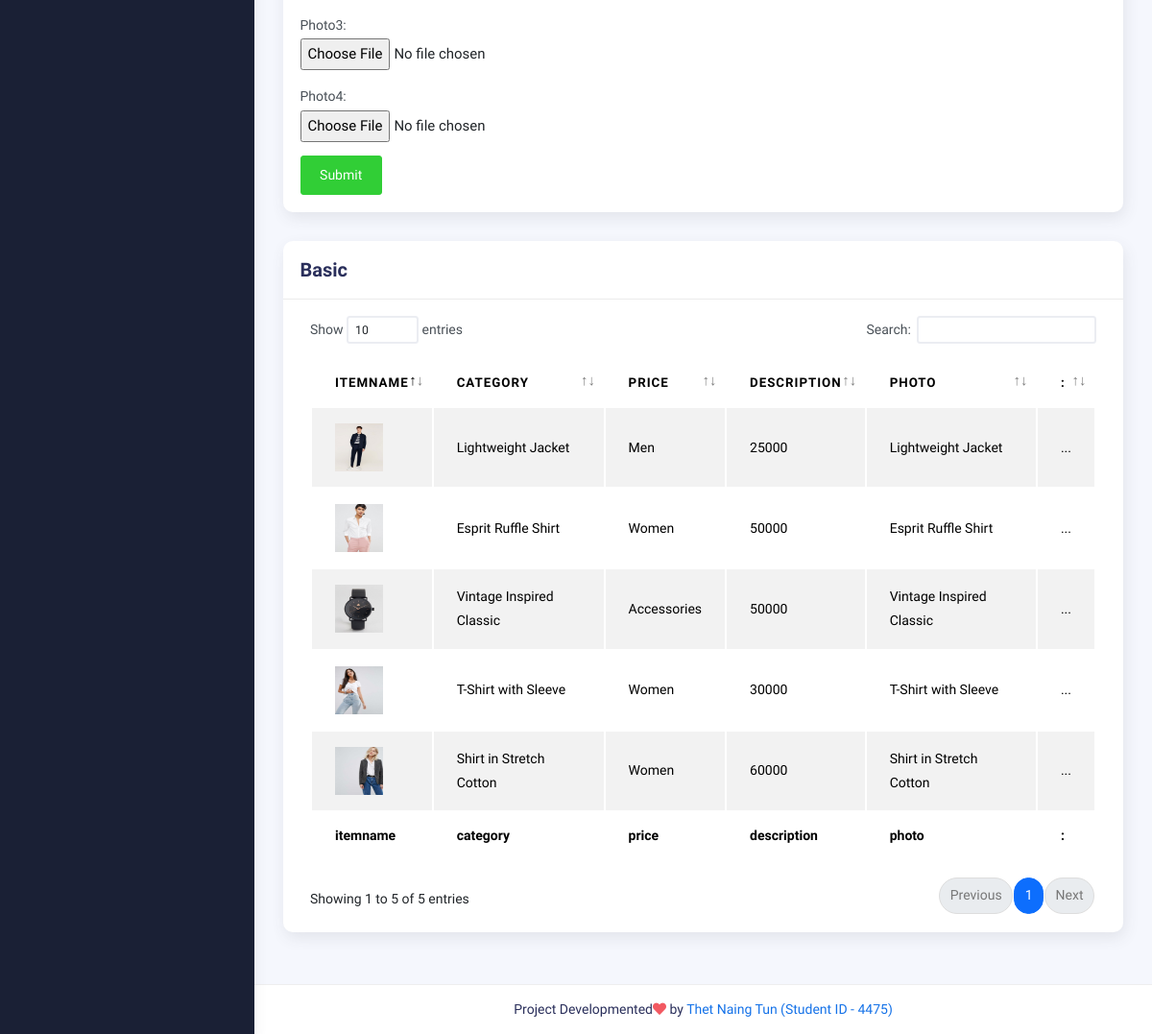
The app's page /itemview/ (lower part), older data.
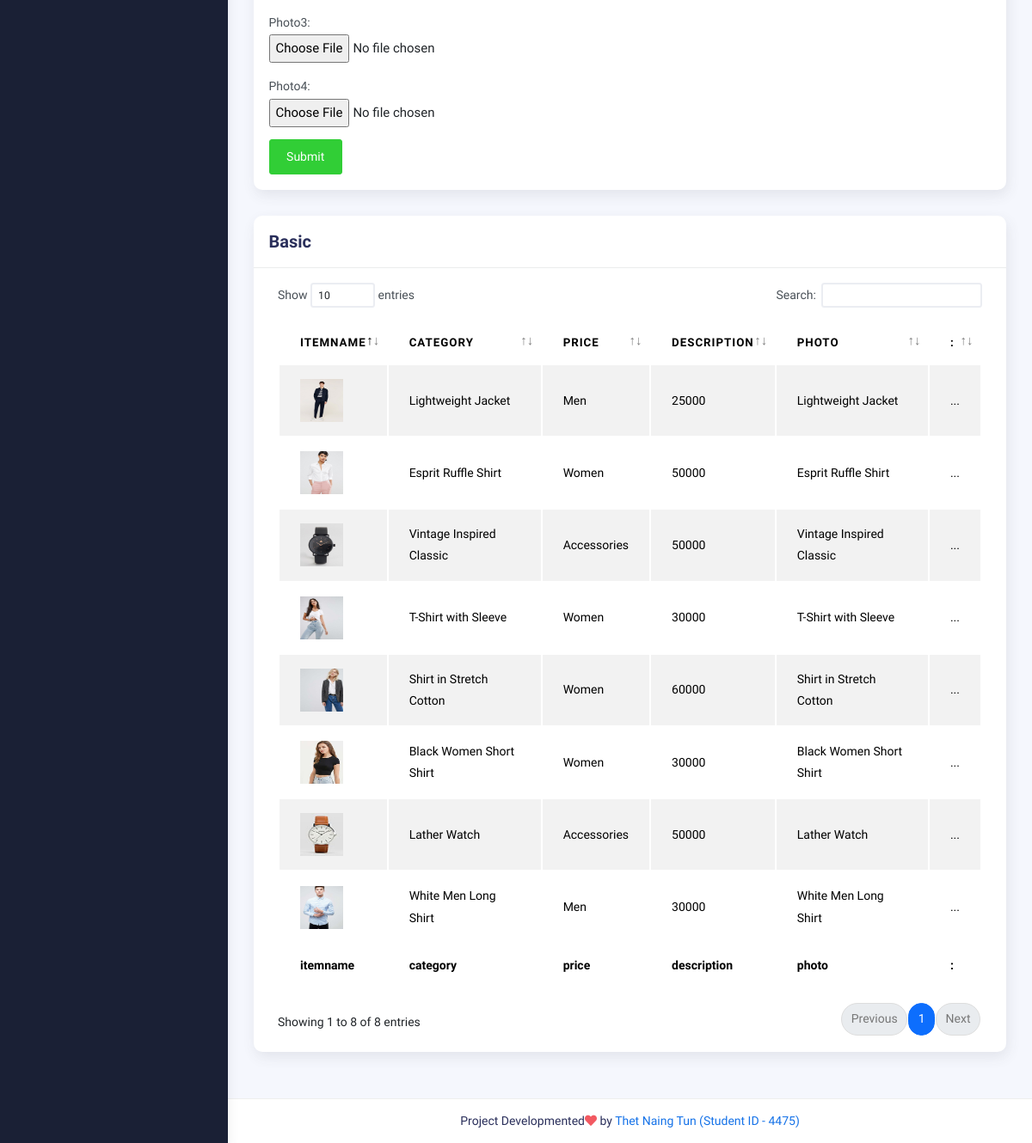
The same page, newer data.
### myapp/models.py (models this page shows)
class item(models.Model):
    itemname = models.CharField(max_length=255)
    category = models.ForeignKey(category, on_delete=models.CASCADE)
    price = models.PositiveIntegerField(default=0)
    description = models.CharField(max_length=255)
    photo1 = models.ImageField(upload_to='item/', blank=True, null=True)
    photo2 = models.ImageField(upload_to='item/', blank=True, null=True)
    photo3 = models.ImageField(upload_to='item/', blank=True, null=True)
    photo4 = models.ImageField(upload_to='item/', blank=True, null=True)
    created_at = models.DateTimeField(auto_now_add=True)
    updated_at = models.DateTimeField(auto_now=True)

class category(models.Model):
    categoryname = models.CharField(max_length=255)
    created_at = models.DateTimeField(auto_now_add=True)
    updated_at = models.DateTimeField(auto_now=True)
    def __str__(self):
        return self.categoryname

### myapp/views.py (the view, shortened to what this page needs)
# urls.py: path('itemview/', itemview.as_view(), name='itemview'),
class itemview(View):
    def get(self, request):
        itm = item.objects.all()
        form = itemcreateform()
        context = {'itm':itm, 'form':form}
        return render(request, 'shopadmin/itemcreate.html', context)

### myapp/forms.py
class itemcreateform(forms.ModelForm):
    class Meta:
        model = item
        fields = '__all__'
        widgets = {
            'itemname': forms.TextInput(attrs={'class': 'form-control', 'required':'true'}),
            'category': forms.Select(attrs={'class': 'form-control', 'required':'true'}),
            'description': forms.TextInput(attrs={'class': 'form-control', 'required':'true'}),
            'price': forms.NumberInput(attrs={'class': 'form-control', 'required':'true'}),
        }

### templates/shopadmin/itemcreate.html (shortened to what this page needs)
{% extends 'shopadmin/index.html' %}
{% block content %}
<div class="row">
    <div class="col-md-12">
      <div class="card">
        <div class="card-body">
          <div class="row">
            <div class="col-md-6 col-lg-4">
                <form method="post" enctype="multipart/form-data" action="{% url 'myapp:itemview' %}">
                    {{ form.as_p }}
                    <input type="submit" value="Submit" class="btn btn-success">
                </form>
            </div>
          </div>
        </div>
      </div>
    </div>
  </div>
  <div class="col-md-12">
    <div class="card">
      <div class="card-header">
        <h4 class="card-title">Basic</h4>
      </div>
      <div class="card-body">
        <div class="table-responsive">
          <table
            id="basic-datatables"
            class="display table table-striped table-hover"
          >
            <thead>
              <tr>
                <th>itemname</th>
                <th>category</th>
                <th>price</th>
                <th>description</th>
                <th>photo</th>
                <th>:</th>
              </tr>
            </thead>
            <tfoot>
              <tr>
                <th>itemname</th>
                <th>category</th>
                <th>price</th>
                <th>description</th>
                <th>photo</th>
                <th>:</th>
              </tr>
            </tfoot>
            <tbody>
              {% for i in itm %}
              <tr>
                <td>
                  <img src="{{i.photo1.url}}" alt="" width="50px" height="50px">
                </td>
                <td>{{i.itemname}}</td>
                <td>{{i.category}}</td>
                <td>{{i.price}}</td>
                <td>{{i.itemname}}</td>
                <td>...</td>
              </tr>
              {% endfor %}
            </tbody>
          </table>
        </div>
      </div>
    </div>
  </div>
{% endblock content %}

Row changes from the older to the newer data that the page shows:
added item: photo1 (picture), itemname "Black Women Short Shirt", category "Women", price "30000"
added item: photo1 (picture), itemname "Lather Watch", category "Accessories", price "50000"
added item: photo1 (picture), itemname "White Men Long Shirt", category "Men", price "30000"
Text that changed along with them:
text written by a page script: "Show entries Search: Showing 1 to 5 of 5 entries Previous 1 Next" → "Show entries Search: Showing 1 to 8 of 8 entries Previous 1 Next"
